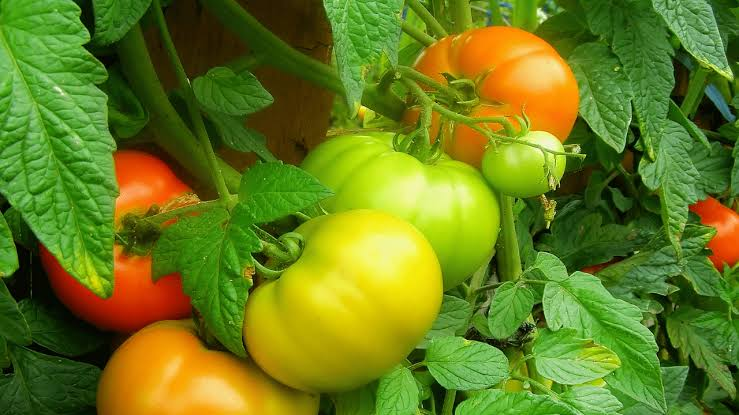
#> input picture fotos_nao_controladas/imagem_1.jpg, 739 x 415 px
$ python -i preprocessamento_io.py   (imports and definitions only)   (older library calls are emulated)
#> lines starting #> are read from the running program, lines starting #| are printed output that depends on the picture
#> further down, picture is the input picture: shape (415, 739, 3); mean B, G, R 27, 125.1, 103.6
"""Operações de entrada, saída e apresentação de imagens."""

from pathlib import Path

import cv2
import numpy as np


# [20 lines left out: functions ler_imagem, salvar_imagem, not called in this run]


def metricas(imagem: np.ndarray) -> tuple[float, float, float, float]:

    analise = cv2.resize(imagem, (256, 256), interpolation=cv2.INTER_AREA)
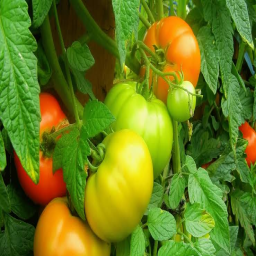
#> analise: shape (256, 256, 3); mean B, G, R 27, 125.1, 103.6

    cinza = cv2.cvtColor(analise, cv2.COLOR_BGR2GRAY)
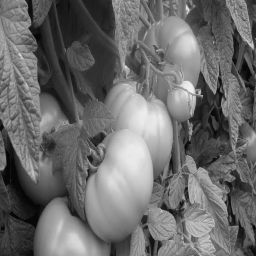
#> cinza: shape (256, 256); min 2, max 240, mean 107.5

    foco = float(cv2.Laplacian(cinza, cv2.CV_64F).var())
#> foco = 937.4

    brilho = float(cinza.mean())
#> brilho = 107.5

    pixels_escuros = float(np.mean(cinza <= 15) * 100)
#> pixels_escuros = 1.62

    pixels_claros = float(np.mean(cinza >= 245) * 100)
#> pixels_claros = 0

    return foco, brilho, pixels_escuros, pixels_claros


# [39 lines left out: function painel_com_rotulo, not called in this run]

>>> import cv2
>>> picture = cv2.imread('../../fotos_nao_controladas/imagem_1.jpg')
>>> result = metricas(picture)
#> result = (937.4, 107.5, 1.62, 0)

$ run again, on fotos_nao_controladas/imagem_10.jpg
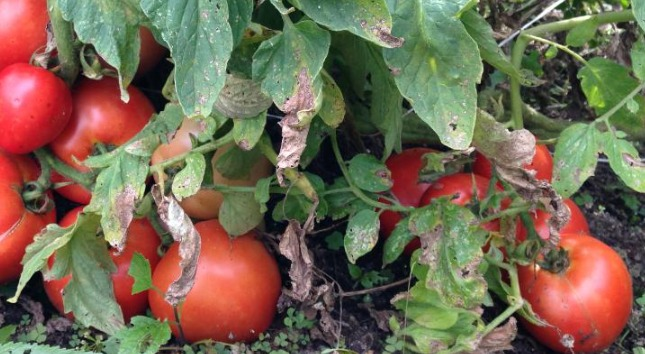
#> input picture fotos_nao_controladas/imagem_10.jpg, 645 x 354 px
#> picture is the input picture: shape (354, 645, 3); mean B, G, R 81.9, 103.2, 117
#> in metricas, `analise = cv2.resize(imagem, (256, 256), interpolation=cv2.INTER_AREA)`:
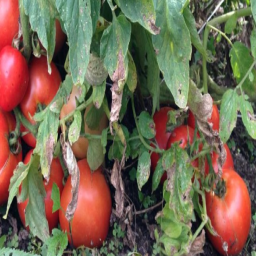
#> analise: shape (256, 256, 3); mean B, G, R 81.9, 103.2, 117
#> in metricas, `cinza = cv2.cvtColor(analise, cv2.COLOR_BGR2GRAY)`:
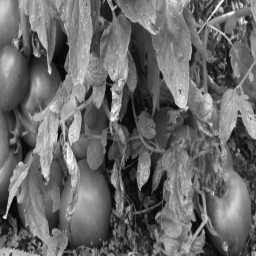
#> cinza: shape (256, 256); min 5, max 251, mean 104.9
#> foco = 1260.2
#> brilho = 104.9
#> pixels_escuros = 2.59
#> pixels_claros = 0.0488
#> result = (1260.2, 104.9, 2.59, 0.0488)

$ run again, on fotos_nao_controladas/imagem_11.jpg
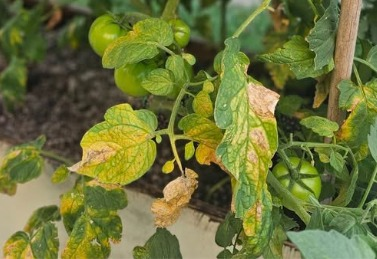
#> input picture fotos_nao_controladas/imagem_11.jpg, 377 x 259 px
#> picture is the input picture: shape (259, 377, 3); mean B, G, R 57.9, 115.7, 108.9
#> in metricas, `analise = cv2.resize(imagem, (256, 256), interpolation=cv2.INTER_AREA)`:
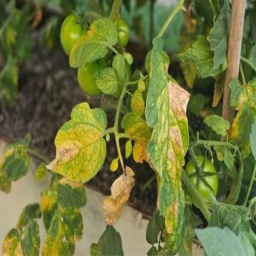
#> analise: shape (256, 256, 3); mean B, G, R 57.9, 115.7, 108.9
#> in metricas, `cinza = cv2.cvtColor(analise, cv2.COLOR_BGR2GRAY)`:
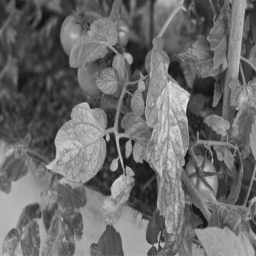
#> cinza: shape (256, 256); min 17, max 234, mean 107.1
#> foco = 657.1
#> brilho = 107.1
#> pixels_escuros = 0
#> result = (657.1, 107.1, 0, 0)

$ run again, on fotos_nao_controladas/imagem_12.jpg
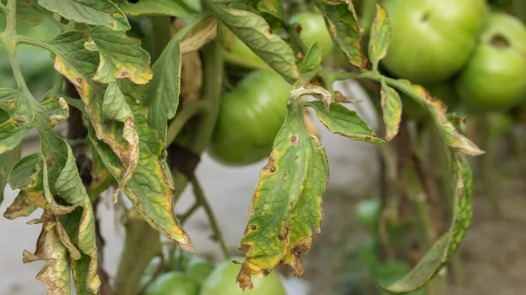
#> input picture fotos_nao_controladas/imagem_12.jpg, 526 x 295 px
#> picture is the input picture: shape (295, 526, 3); mean B, G, R 70.1, 125.7, 120.4
#> in metricas, `analise = cv2.resize(imagem, (256, 256), interpolation=cv2.INTER_AREA)`:
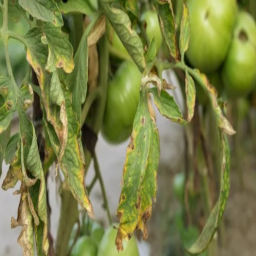
#> analise: shape (256, 256, 3); mean B, G, R 70.1, 125.7, 120.4
#> in metricas, `cinza = cv2.cvtColor(analise, cv2.COLOR_BGR2GRAY)`:
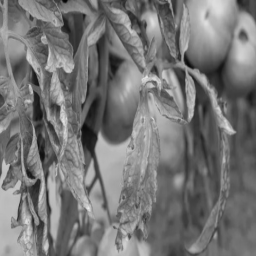
#> cinza: shape (256, 256); min 4, max 234, mean 117.8
#> foco = 469.2
#> brilho = 117.8
#> pixels_escuros = 0.0687
#> pixels_claros = 0
#> result = (469.2, 117.8, 0.0687, 0)
